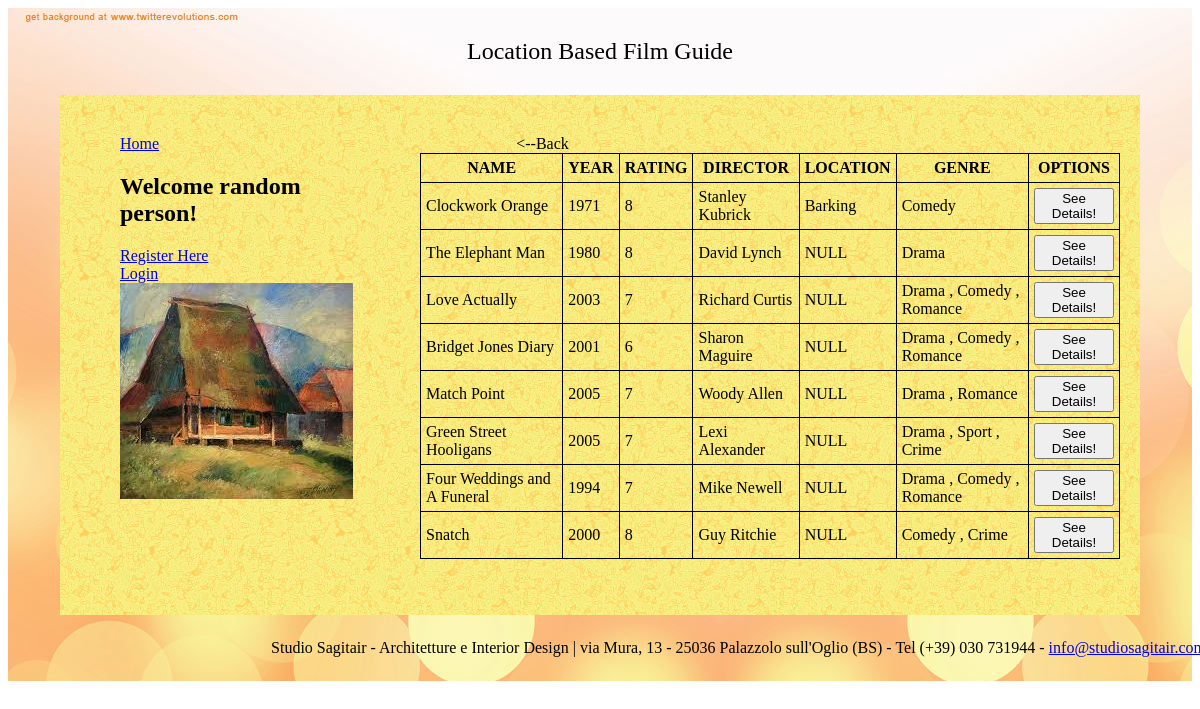
Page /films/top_rated/ on the committed database.
### films/models.py (models this page shows, shortened)
class Film(models.Model):
    film_name = models.CharField(max_length=200)
    year = models.IntegerField()
    rate = models.IntegerField()
    director = models.CharField(max_length=200)
    imdb_link = models.CharField(max_length=200)
    display = models.IntegerField()
    film_location = models.ForeignKey(Borough)
    film_genre = models.ManyToManyField(Genre) # kendisi intersection table yaratiyor.

class Borough(models.Model):
    borough_name = models.CharField(max_length=200)
    zone_number = models.IntegerField()
    def __unicode__(self):
        return self.borough_name

class Genre(models.Model):
    genre_name = models.CharField(max_length = 200)
    def __unicode__(self):
        return self.genre_name

### templates/films/toprated.html (shortened to what this page needs)
{% extends "base.html"%}
{% block content %}
<a id="back" onClick="javascript:history.go(-1);">&lt;--Back</a>
	<form action="/films/filmOptions/" method="get">
		<table >
			<tr>
				<th>NAME</th>
				<th>YEAR</th>
				<th>RATING</th>
				<th>DIRECTOR</th>
				<th>LOCATION</th>
				<th>GENRE</th>
				<th>OPTIONS</th>
			</tr>
			{% for film in object_list %}
			<tr>
				<td>{{film.film_name}}</td>
				<td>{{film.year}}</td>
				<td>{{film.rate}}</td>
				<td>{{film.director}}</td>
				<td>{{film.film_location}}</td>
				<td>{% for g in film.film_genre.all %}{{ g}}
					{% if not forloop.last %},
					{% endif %}
					{% endfor %}</td>
				<td><button name="film_but" type="submit" value="{{film.pk}}">See Details!</button>
				</td>
			</tr>
			{% endfor %}
		</table>
	</form>
{% endblock %}

### templates/films/toprated.html (style rules this page uses)
table,th,td { border:1px solid black; border-collapse:collapse; }
th,td { padding:5px; }
th { text-align:center; font-style: bold; }
#back { margin-right:455; }

### rows in the picture
Film: film_name "Clockwork Orange", year "1971", rate "8", director "Stanley Kubrick", film_location "Barking", {{ film.pk }} 3 (drawn)
Genre: genre_name "Comedy"
Film: film_name "The Elephant Man", year "1980", rate "8", director "David Lynch", film_location "NULL", {{ film.pk }} 4 (drawn)
Genre: genre_name "Drama"
Film: film_name "Love Actually", year "2003", rate "7", director "Richard Curtis", film_location "NULL", {{ film.pk }} 5 (drawn)
Genre: genre_name "Romance"
Film: film_name "Bridget Jones Diary", year "2001", rate "6", director "Sharon Maguire", film_location "NULL"
Film: film_name "Match Point", year "2005", rate "7", director "Woody Allen", film_location "NULL"
Film: film_name "Green Street Hooligans", year "2005", rate "7", director "Lexi Alexander", film_location "NULL", {{ film.pk }} 8 (drawn)
Genre: genre_name "Sport"
Genre: genre_name "Crime"
Film: film_name "Four Weddings and A Funeral", year "1994", rate "7", director "Mike Newell", film_location "NULL", {{ film.pk }} 9 (drawn)
Film: film_name "Snatch", year "2000", rate "8", director "Guy Ritchie", film_location "NULL", {{ film.pk }} 10 (drawn)
